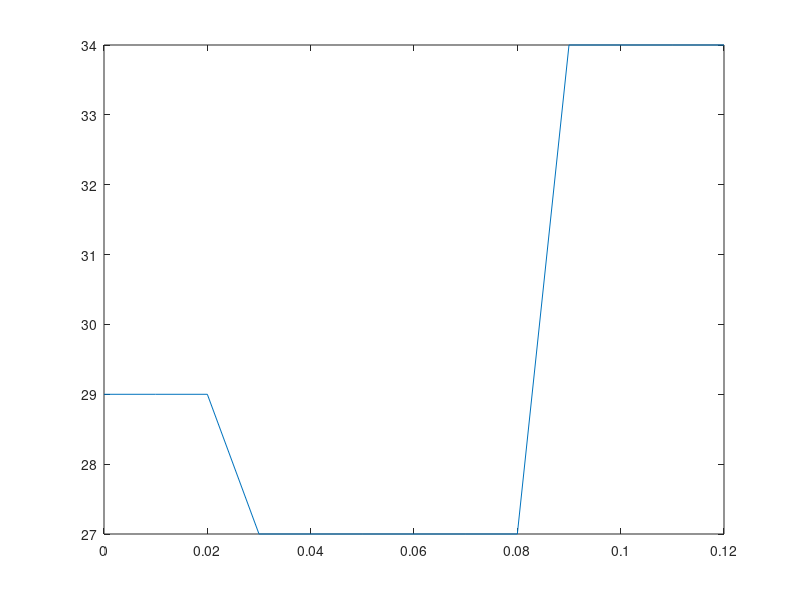
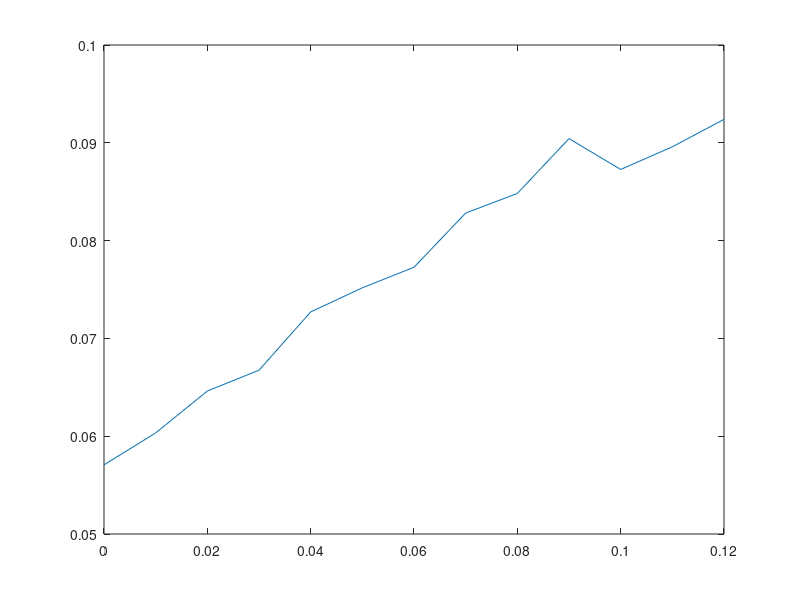

These charts were generated, in order, by the following MATLAB code:
clear all
close all

c=[1 0 0 0 2 0 0 -0.1 0 0 0 0 0.01];
M=length(c);
N=35;%length of the equalizer 
lambda=0.09;
b=1;
z=0;
delay=zeros(1,13);
err_av=zeros(1,13);
for ro=0:0.01:0.12;
om=1.1;
%select training sequence length
%p=input('enter training/source sequence length (try 4000) = ');
p=4000;
%set up time vector
time=[1:p];
%set up white, zero-mean, BPSK source
s=sign(rand(size(time))-.5);
s_after_channel=filter(c,[1 zeros(1,12)],s);
sigma_s=1;
%set up r(k)
beta=sqrt(3*lambda*sigma_s*sigma_s);
w=unifrnd(-beta,beta,1,p);
g=sqrt(sigma_s^2*2*ro);
cos_noise=zeros(1,p);
for i=1:p
   cos_noise(i)=g*sin(om*(i-1));
end
r=cos_noise+s_after_channel+w;

cosvec=cos(om*[0:(N-1)])';
V=toeplitz(cosvec);   %interference matrix
C=toeplitz([c,zeros(1,N-1)],[c(1),zeros(1,N-1)]);
f_opt=inv(C'*C+lambda*eye(N)+ro*V)*C';
[mmse,optind]=min(diag(eye(size(C*f_opt))-C*f_opt));
delt=optind-1;
optimum_delay=delt
mmse_w_opt_delay=mmse

F=f_opt(:,optind)';
y=filter(F,[1,zeros(1,34)],r);
y_useful=y(1+delt:p);
delayed_s=s(1:p);
err_total=0;
for i=1:p-delt
    err_total=(y_useful(i)-delayed_s(i))^2+err_total;
end
delay(b)=delt;
b=b+1;
%eyediagram(y,2)
for ii=1:p-delt
    err_total=(y_useful(ii)-delayed_s(ii))^2+err_total;
end
z=z+1;
err_av(z)=err_total/(p-delt);
end
figure(1),plot(0:0.01:0.12,delay);
figure(2),plot(0:0.01:0.12,err_av);
